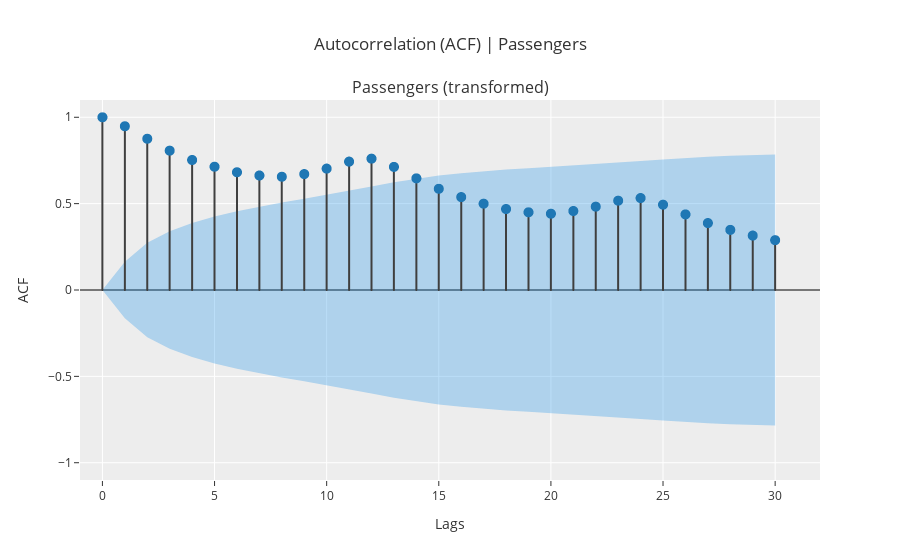

Write notebook code for a chart like this one.
### Code cell
exp.plot_model(plot='acf', data_kwargs={'nlags':30})

### Figure 1 — Plotly figure (JSON) as saved in the notebook; plotly's stock layout.template omitted (floating-point values rounded to 4 significant figures)
{"data": [{"line": {"color": "#3f3f3f"}, "marker": {"size": 10}, "mode": "lines", "name": "ACF", "showlegend": false, "type": "scattergl", "x": [0, 0], "xaxis": "x", "y": [0, 1], "yaxis": "y"}, {"line": {"color": "#3f3f3f"}, "marker": {"size": 10}, "mode": "lines", "name": "ACF", "showlegend": false, "type": "scattergl", "x": [1, 1], "xaxis": "x", "y": [0, 0.948], "yaxis": "y"}, {"line": {"color": "#3f3f3f"}, "marker": {"size": 10}, "mode": "lines", "name": "ACF", "showlegend": false, "type": "scattergl", "x": [2, 2], "xaxis": "x", "y": [0, 0.8756], "yaxis": "y"}, {"line": {"color": "#3f3f3f"}, "marker": {"size": 10}, "mode": "lines", "name": "ACF", "showlegend": false, "type": "scattergl", "x": [3, 3], "xaxis": "x", "y": [0, 0.8067], "yaxis": "y"}, {"line": {"color": "#3f3f3f"}, "marker": {"size": 10}, "mode": "lines", "name": "ACF", "showlegend": false, "type": "scattergl", "x": [4, 4], "xaxis": "x", "y": [0, 0.7526], "yaxis": "y"}, {"line": {"color": "#3f3f3f"}, "marker": {"size": 10}, "mode": "lines", "name": "ACF", "showlegend": false, "type": "scattergl", "x": [5, 5], "xaxis": "x", "y": [0, 0.7138], "yaxis": "y"}, {"line": {"color": "#3f3f3f"}, "marker": {"size": 10}, "mode": "lines", "name": "ACF", "showlegend": false, "type": "scattergl", "x": [6, 6], "xaxis": "x", "y": [0, 0.6817], "yaxis": "y"}, {"line": {"color": "#3f3f3f"}, "marker": {"size": 10}, "mode": "lines", "name": "ACF", "showlegend": false, "type": "scattergl", "x": [7, 7], "xaxis": "x", "y": [0, 0.6629], "yaxis": "y"}, {"line": {"color": "#3f3f3f"}, "marker": {"size": 10}, "mode": "lines", "name": "ACF", "showlegend": false, "type": "scattergl", "x": [8, 8], "xaxis": "x", "y": [0, 0.6556], "yaxis": "y"}, {"line": {"color": "#3f3f3f"}, "marker": {"size": 10}, "mode": "lines", "name": "ACF", "showlegend": false, "type": "scattergl", "x": [9, 9], "xaxis": "x", "y": [0, 0.6709], "yaxis": "y"}, {"line": {"color": "#3f3f3f"}, "marker": {"size": 10}, "mode": "lines", "name": "ACF", "showlegend": false, "type": "scattergl", "x": [10, 10], "xaxis": "x", "y": [0, 0.7027], "yaxis": "y"}, {"line": {"color": "#3f3f3f"}, "marker": {"size": 10}, "mode": "lines", "name": "ACF", "showlegend": false, "type": "scattergl", "x": [11, 11], "xaxis": "x", "y": [0, 0.7432], "yaxis": "y"}, {"line": {"color": "#3f3f3f"}, "marker": {"size": 10}, "mode": "lines", "name": "ACF", "showlegend": false, "type": "scattergl", "x": [12, 12], "xaxis": "x", "y": [0, 0.7604], "yaxis": "y"}, {"line": {"color": "#3f3f3f"}, "marker": {"size": 10}, "mode": "lines", "name": "ACF", "showlegend": false, "type": "scattergl", "x": [13, 13], "xaxis": "x", "y": [0, 0.7127], "yaxis": "y"}, {"line": {"color": "#3f3f3f"}, "marker": {"size": 10}, "mode": "lines", "name": "ACF", "showlegend": false, "type": "scattergl", "x": [14, 14], "xaxis": "x", "y": [0, 0.6463], "yaxis": "y"}, {"line": {"color": "#3f3f3f"}, "marker": {"size": 10}, "mode": "lines", "name": "ACF", "showlegend": false, "type": "scattergl", "x": [15, 15], "xaxis": "x", "y": [0, 0.5859], "yaxis": "y"}, {"line": {"color": "#3f3f3f"}, "marker": {"size": 10}, "mode": "lines", "name": "ACF", "showlegend": false, "type": "scattergl", "x": [16, 16], "xaxis": "x", "y": [0, 0.538], "yaxis": "y"}, {"line": {"color": "#3f3f3f"}, "marker": {"size": 10}, "mode": "lines", "name": "ACF", "showlegend": false, "type": "scattergl", "x": [17, 17], "xaxis": "x", "y": [0, 0.4997], "yaxis": "y"}, {"line": {"color": "#3f3f3f"}, "marker": {"size": 10}, "mode": "lines", "name": "ACF", "showlegend": false, "type": "scattergl", "x": [18, 18], "xaxis": "x", "y": [0, 0.4687], "yaxis": "y"}, {"line": {"color": "#3f3f3f"}, "marker": {"size": 10}, "mode": "lines", "name": "ACF", "showlegend": false, "type": "scattergl", "x": [19, 19], "xaxis": "x", "y": [0, 0.4499], "yaxis": "y"}, {"line": {"color": "#3f3f3f"}, "marker": {"size": 10}, "mode": "lines", "name": "ACF", "showlegend": false, "type": "scattergl", "x": [20, 20], "xaxis": "x", "y": [0, 0.4416], "yaxis": "y"}, {"line": {"color": "#3f3f3f"}, "marker": {"size": 10}, "mode": "lines", "name": "ACF", "showlegend": false, "type": "scattergl", "x": [21, 21], "xaxis": "x", "y": [0, 0.4572], "yaxis": "y"}, {"line": {"color": "#3f3f3f"}, "marker": {"size": 10}, "mode": "lines", "name": "ACF", "showlegend": false, "type": "scattergl", "x": [22, 22], "xaxis": "x", "y": [0, 0.4825], "yaxis": "y"}, {"line": {"color": "#3f3f3f"}, "marker": {"size": 10}, "mode": "lines", "name": "ACF", "showlegend": false, "type": "scattergl", "x": [23, 23], "xaxis": "x", "y": [0, 0.5171], "yaxis": "y"}, {"line": {"color": "#3f3f3f"}, "marker": {"size": 10}, "mode": "lines", "name": "ACF", "showlegend": false, "type": "scattergl", "x": [24, 24], "xaxis": "x", "y": [0, 0.5322], "yaxis": "y"}, {"line": {"color": "#3f3f3f"}, "marker": {"size": 10}, "mode": "lines", "name": "ACF", "showlegend": false, "type": "scattergl", "x": [25, 25], "xaxis": "x", "y": [0, 0.494], "yaxis": "y"}, {"line": {"color": "#3f3f3f"}, "marker": {"size": 10}, "mode": "lines", "name": "ACF", "showlegend": false, "type": "scattergl", "x": [26, 26], "xaxis": "x", "y": [0, 0.4377], "yaxis": "y"}, {"line": {"color": "#3f3f3f"}, "marker": {"size": 10}, "mode": "lines", "name": "ACF", "showlegend": false, "type": "scattergl", "x": [27, 27], "xaxis": "x", "y": [0, 0.3876], "yaxis": "y"}, {"line": {"color": "#3f3f3f"}, "marker": {"size": 10}, "mode": "lines", "name": "ACF", "showlegend": false, "type": "scattergl", "x": [28, 28], "xaxis": "x", "y": [0, 0.348], "yaxis": "y"}, {"line": {"color": "#3f3f3f"}, "marker": {"size": 10}, "mode": "lines", "name": "ACF", "showlegend": false, "type": "scattergl", "x": [29, 29], "xaxis": "x", "y": [0, 0.315], "yaxis": "y"}, {"line": {"color": "#3f3f3f"}, "marker": {"size": 10}, "mode": "lines", "name": "ACF", "showlegend": false, "type": "scattergl", "x": [30, 30], "xaxis": "x", "y": [0, 0.2885], "yaxis": "y"}, {"marker": {"color": "#1f77b4", "size": 10}, "mode": "markers", "name": "ACF", "showlegend": false, "type": "scattergl", "x": [0, 1, 2, 3, 4, 5, 6, 7, 8, 9, 10, 11, 12, 13, 14, 15, 16, 17, 18, 19, 20, 21, 22, 23, 24, 25, 26, 27, 28, 29, 30], "xaxis": "x", "y": [1, 0.948, 0.8756, 0.8067, 0.7526, 0.7138, 0.6817, 0.6629, 0.6556, 0.6709, 0.7027, 0.7432, 0.7604, 0.7127, 0.6463, 0.5859, 0.538, 0.4997, 0.4687, 0.4499, 0.4416, 0.4572, 0.4825, 0.5171, 0.5322, 0.494, 0.4377, 0.3876, 0.348, 0.315, 0.2885], "yaxis": "y"}, {"line": {"color": "rgba(255,255,255,0)"}, "marker": {"size": 10}, "mode": "lines", "name": "UC", "showlegend": false, "type": "scatter", "x": [0, 1, 2, 3, 4, 5, 6, 7, 8, 9, 10, 11, 12, 13, 14, 15, 16, 17, 18, 19, 20, 21, 22, 23, 24, 25, 26, 27, 28, 29, 30], "xaxis": "x", "y": [0, 0.1633, 0.2732, 0.3399, 0.3876, 0.4248, 0.4557, 0.4821, 0.5059, 0.528, 0.5503, 0.5738, 0.5989, 0.6241, 0.6455, 0.6625, 0.6762, 0.6875, 0.6971, 0.7055, 0.7131, 0.7204, 0.7281, 0.7365, 0.7462, 0.7562, 0.7648, 0.7714, 0.7766, 0.7808, 0.7841], "yaxis": "y"}, {"fill": "tonexty", "fillcolor": "rgba(32, 146, 230,0.3)", "line": {"color": "rgba(255,255,255,0)"}, "marker": {"size": 10}, "mode": "lines", "name": "LC", "showlegend": false, "type": "scatter", "x": [0, 1, 2, 3, 4, 5, 6, 7, 8, 9, 10, 11, 12, 13, 14, 15, 16, 17, 18, 19, 20, 21, 22, 23, 24, 25, 26, 27, 28, 29, 30], "xaxis": "x", "y": [0, -0.1633, -0.2732, -0.3399, -0.3876, -0.4248, -0.4557, -0.4821, -0.5059, -0.528, -0.5503, -0.5738, -0.5989, -0.6241, -0.6455, -0.6625, -0.6762, -0.6875, -0.6971, -0.7055, -0.7131, -0.7204, -0.7281, -0.7365, -0.7462, -0.7562, -0.7648, -0.7714, -0.7766, -0.7808, -0.7841], "yaxis": "y"}], "layout": {"annotations": [{"font": {"size": 16}, "showarrow": false, "text": "Passengers (transformed)", "x": 0.5, "xanchor": "center", "xref": "paper", "y": 1, "yanchor": "bottom", "yref": "paper"}], "showlegend": false, "title": {"text": "Autocorrelation (ACF) | Passengers"}, "xaxis": {"anchor": "y", "domain": [0, 1], "range": [-1, 32], "title": {"text": "Lags"}}, "yaxis": {"anchor": "x", "domain": [0, 1], "range": [-1.1, 1.1], "title": {"text": "ACF"}, "zerolinecolor": "#000000"}}}
